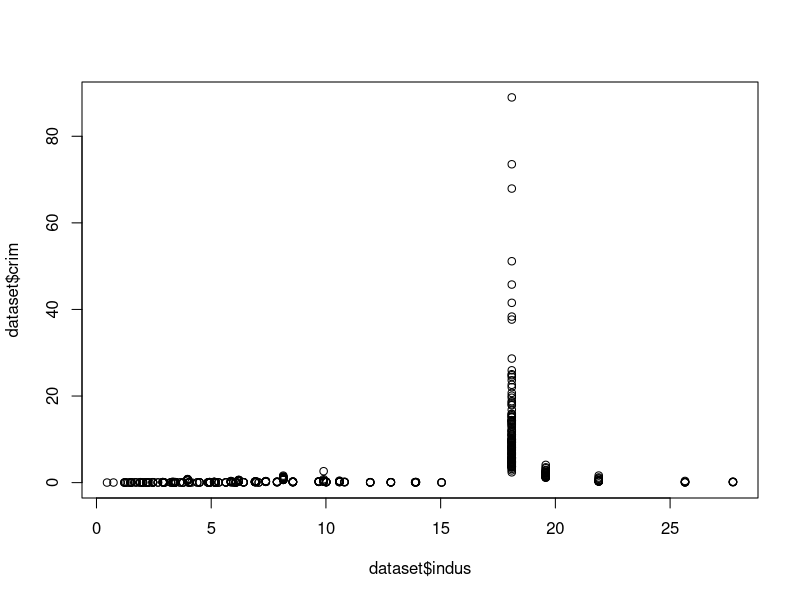
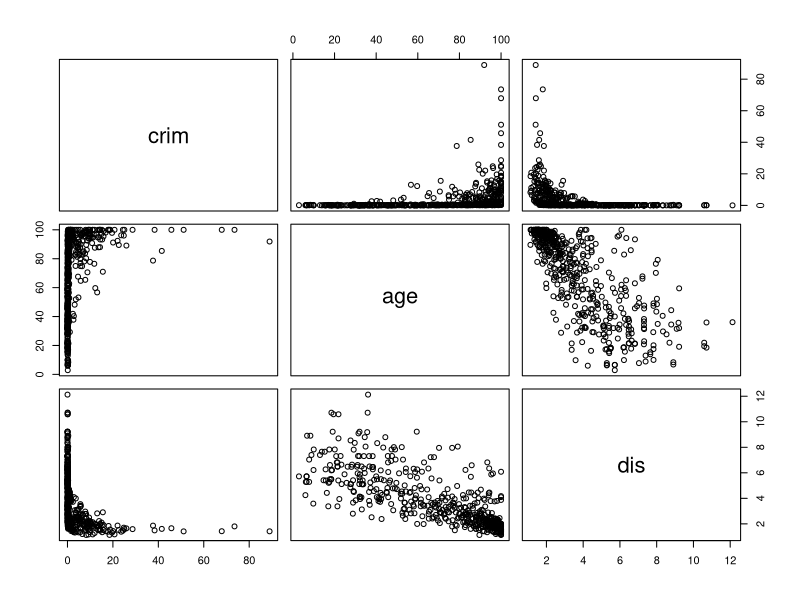
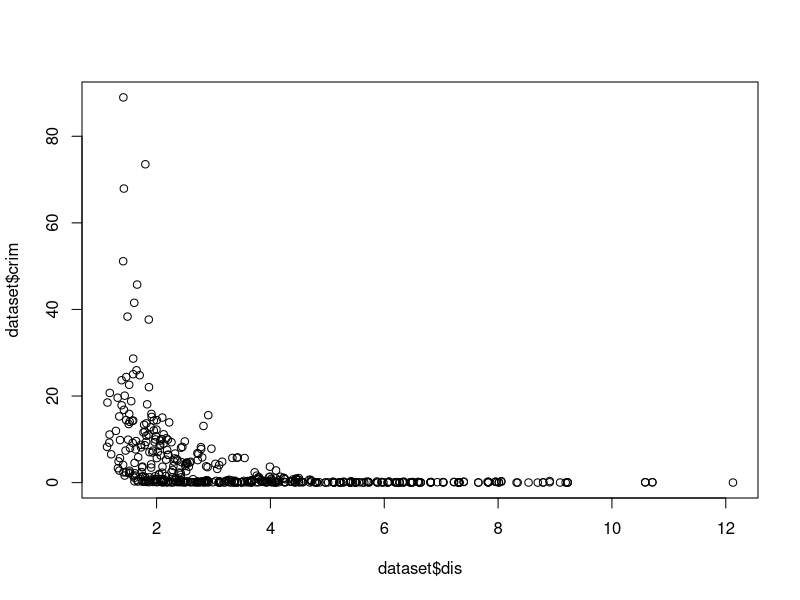
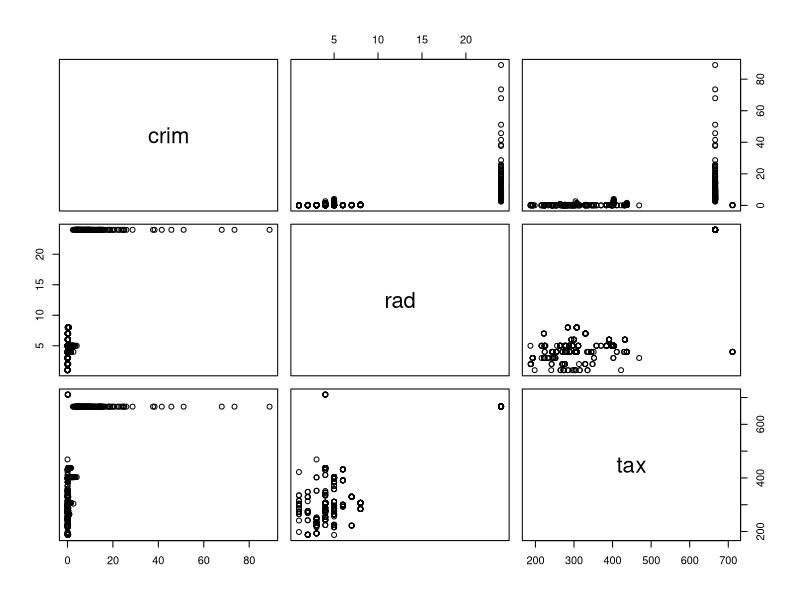
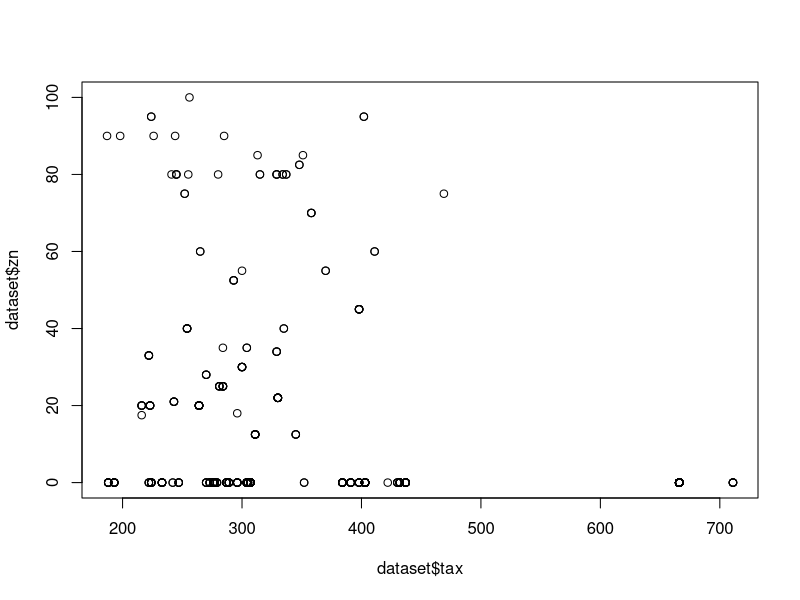
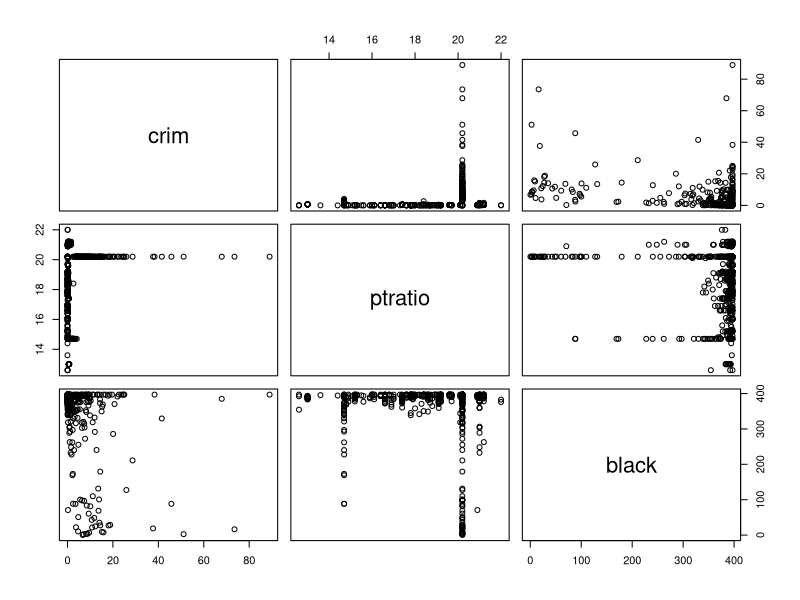
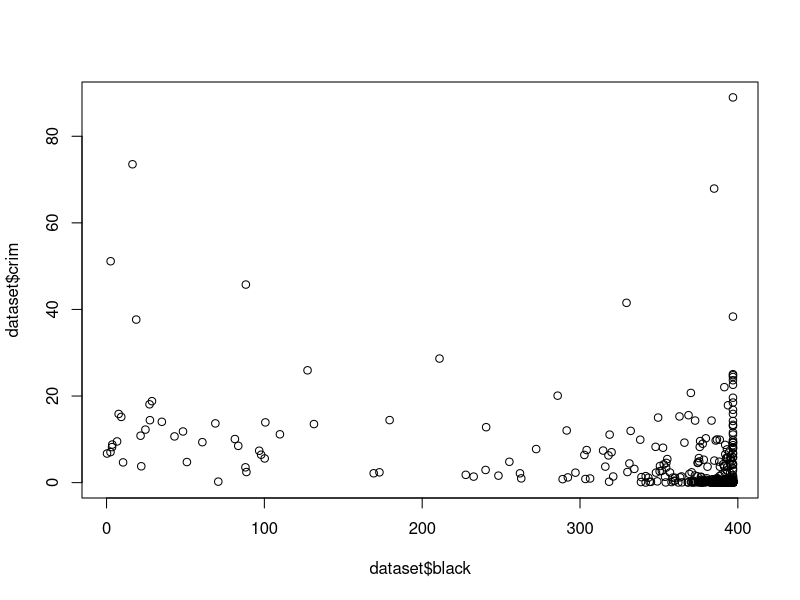
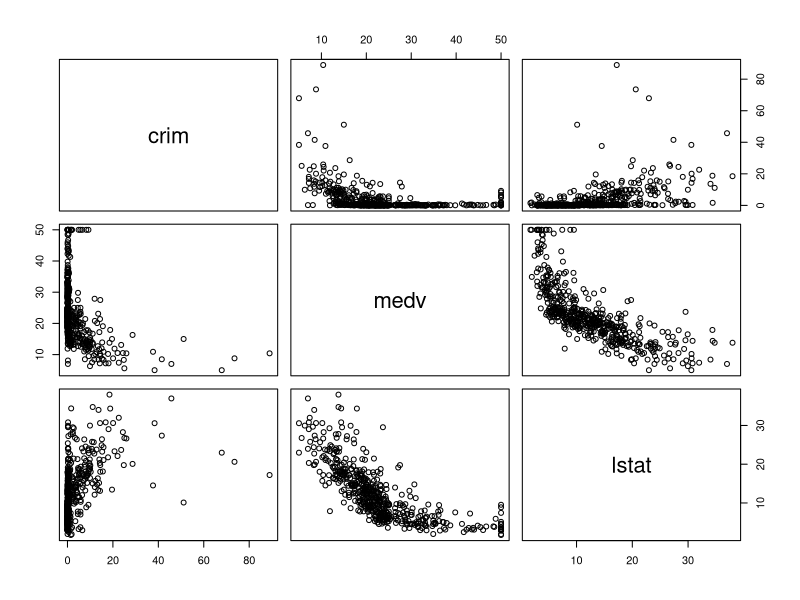

Recreate these plots in R, in order.
# Chapter 2 - Exercises part 3

library(MASS)

dataset = Boston

dataset$chas = as.factor(dataset$chas)

plot(y= dataset$crim,x = dataset$indus)
identify(dataset$crim,dataset$indus,dataset$indus)

pairs(~crim+age+dis,Boston)
plot(y= dataset$crim,x = dataset$dis)

pairs(~crim+rad+tax,Boston)
plot(y= dataset$zn,x = dataset$tax)

pairs(~crim+ptratio+black,Boston)
plot(y= dataset$crim,x = dataset$black)

pairs(~crim+medv+lstat,Boston)
plot(y= dataset$crim,x = dataset$lstat)

CharlesRiver = subset(Boston, chas == 1)
median(dataset$ptratio)
median(CharlesRiver$ptratio)

hist(Boston$crim[Boston$crim < 80 & Boston$crim > 40], breaks = 15)


#______________________________________

MinMedV=subset(dataset,dataset$medv == min(dataset$medv))
summary(MinMedV)

MaxRooms=subset(dataset,dataset$rm >= 8)
summary(MaxRooms)

range(dataset$crim)
